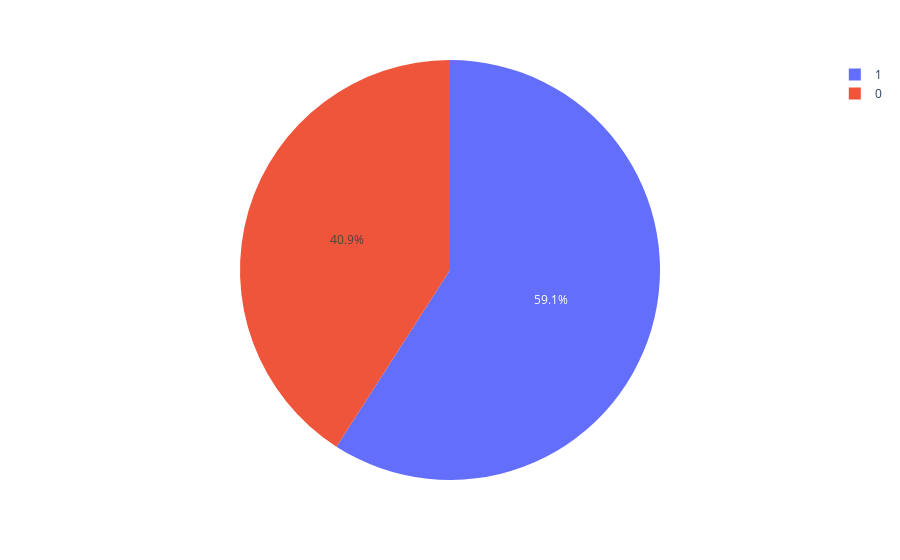

Write notebook code for a chart like this one.
### Code cell
pie

### Figure 1 — Plotly figure (JSON) as saved in the notebook; plotly's stock layout.template omitted (floating-point values rounded to 4 significant figures)
{"data": [{"domain": {"x": [0, 1], "y": [0, 1]}, "hovertemplate": "effectif=%{label}<br>count=%{value}<extra></extra>", "labels": [1.0, 0.0], "legendgroup": "", "name": "", "showlegend": true, "type": "pie", "values": [41680000.0, 28850000.0]}], "layout": {"legend": {"tracegroupgap": 0}, "margin": {"t": 60}}}
